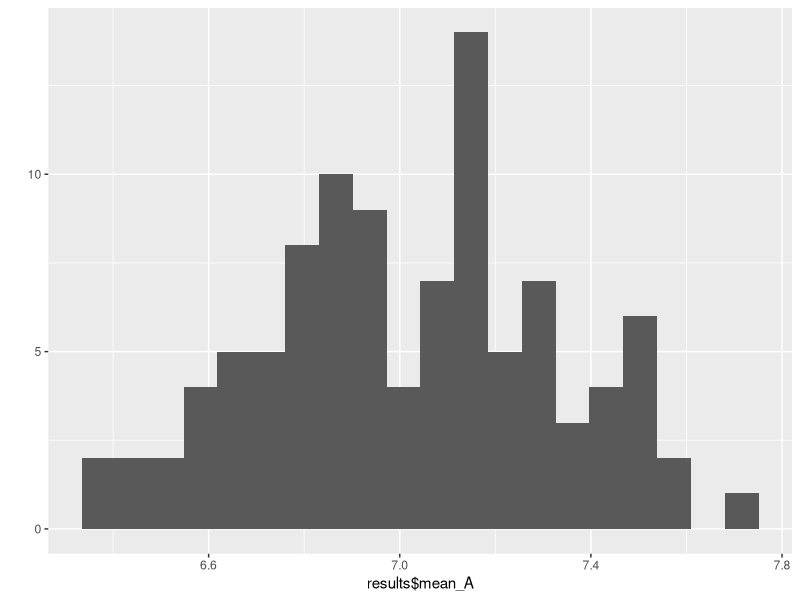
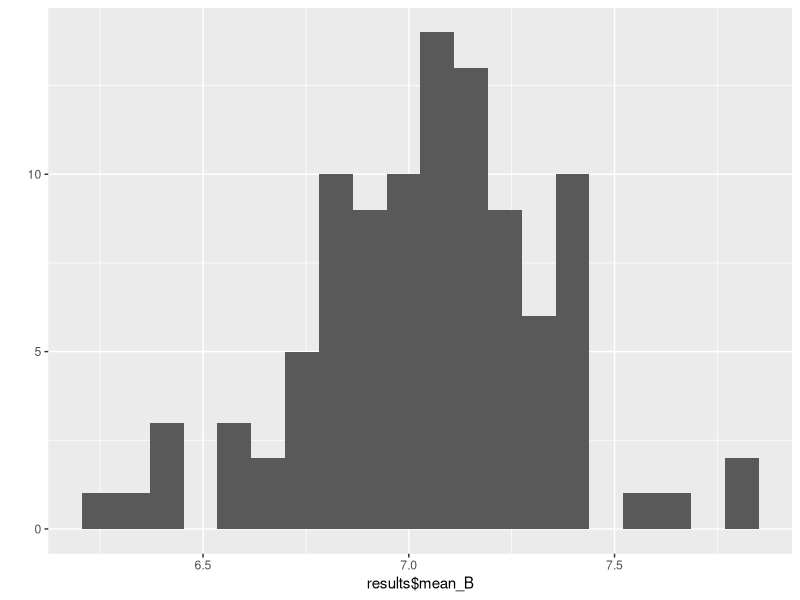
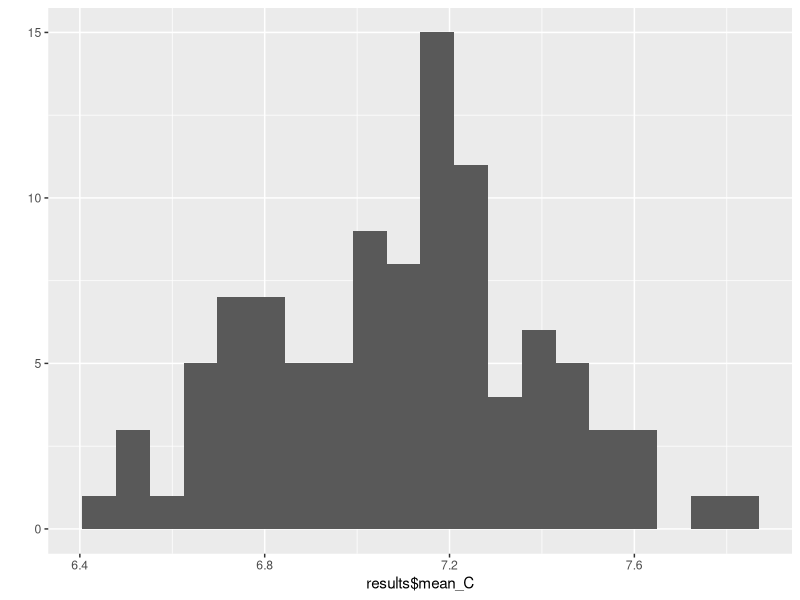

Recreate these plots in R, in order.
## ---- chunk 1

## Homework 8 ##
# Sofia Puccio #
# 03/04/2026 #

# Loops and Randomization Tests 

# Count zeros in a For Loop 
count_zeroes_loop <- function(x) {
  
  counter <- 0   # first, initialize a counter variable to store number of zeroes
  
  # then, loop through each element in the vector
  for(i in 1:length(x)) {
    
    # check if the current element equals zero
    if(x[i] == 0) {
      
      counter <- counter + 1   # add 1 to counter if value is zero
    }
  }
  
  return(counter)   # this will return total number of zeroes
}

# Converting this into a single line of code using subsetting
count_zeroes_subset <- function(x) {
  
  sum(x == 0)
  
}
# x == 0 creates a logical vector (TRUE/FALSE)
# sum () counts TRUE values (TRUE = 1, FALSE = 0)

# Matrix of Row x Column Products 
row_col_product_matrix <- function(n_rows, n_cols) {
  
  # create empty matrix filled with 0s
  mat <- matrix(0, nrow = n_rows, ncol = n_cols)
  
  # then we will loop over rows
  for(i in 1:n_rows) {
    
    # additionally, we will loop over columns
    for(j in 1:n_cols) {
      
      # fill each cell with row number * column number
      mat[i, j] <- i * j
    }
  }
  
  return(mat)   # this will return a completed matrix where each element is now a product of the row x column number 
}

# Perform a randomization test on your data 

# Simulate a dataset with 3 groups 
set.seed(123)   # first we need to make the simulation reproducible

n <- 30   # input the sample size per group

# create group labels (A, B, C repeated 30 times each)
group <- rep(c("A", "B", "C"), each = n)

# generate response values from normal distributions
# each group has a different mean
response <- c(
  rnorm(n, mean = 5, sd = 1),   # Group A
  rnorm(n, mean = 7, sd = 1),   # Group B
  rnorm(n, mean = 9, sd = 1)    # Group C
)

# combine into data frame
df <- data.frame(
  group = group,
  response = response
)
# This will simulate 3 distinctly different groups, each group having their own mean. This creates what we will see as our "observed" dataset

# Creating a reshuffling function that reshuffles the response variable, and calculates the new mean of the shuffled data
reshuffle_means <- function(data) {
  
  # randomly shuffle the response values
  shuffled_response <- sample(data$response)
  
  # copy original dataset
  shuffled_data <- data
  
  # replace response column with shuffled values
  shuffled_data$response <- shuffled_response
  
  # calculate mean for each group in reshuffled data
  means <- tapply(shuffled_data$response,
                  shuffled_data$group,
                  mean)
  
  return(means)   # returns a vector of 3 means
}
# This function will break the link between the group and the response and keeps the group labels the same 

# Repeat 100 times using a For Loop 
# create empty data frame to store results
results <- data.frame(
  replicate = 1:100,
  mean_A = NA,
  mean_B = NA,
  mean_C = NA
)
# repeat reshuffling 100 times
for(i in 1:100) {
  
  # call custom reshuffle function
  new_means <- reshuffle_means(df)
  
  # store each group's mean in correct column
  results$mean_A[i] <- new_means["A"]
  results$mean_B[i] <- new_means["B"]
  results$mean_C[i] <- new_means["C"]
}

# Each iteration present reshuffles data, calculates 3 new means, stores them in a row, and build a null distribution of group means

# Time to make a plot using qplot()
library(ggplot2)

# histogram for group A reshuffled means
qplot(results$mean_A, bins = 20)

# histogram for group B reshuffled means
qplot(results$mean_B, bins = 20)

# histogram for group C reshuffled means
qplot(results$mean_C, bins = 20)

# In this plot, the original means were roughly A=5, B=7, and C=9, but after reshuffling, all distributions center around the overall mean. Additionally, the three reshuffled histograms overlap heavily, and differences dissapear under random assignment. 
# This is because reshuffling simulates the null hypothesis (there is no real group effect)
